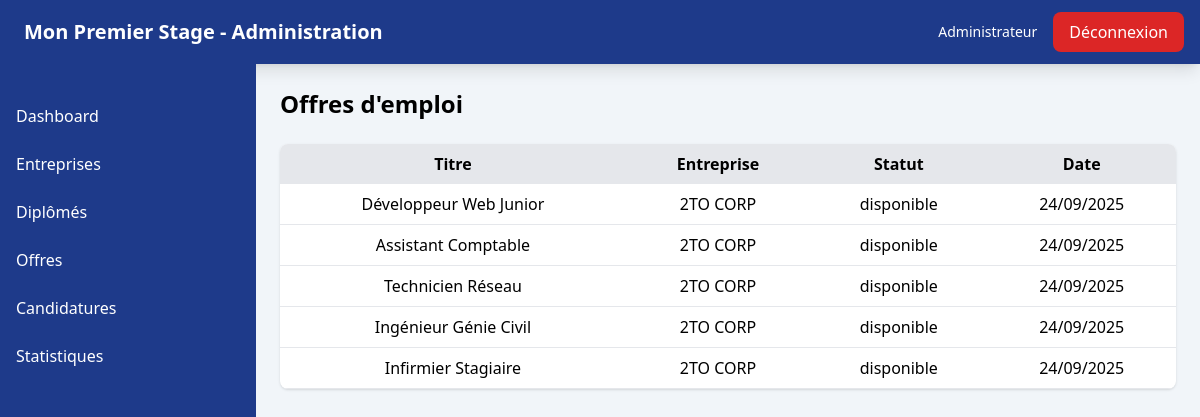
The page /administrateur/listeoffre/ on the database as committed earlier.
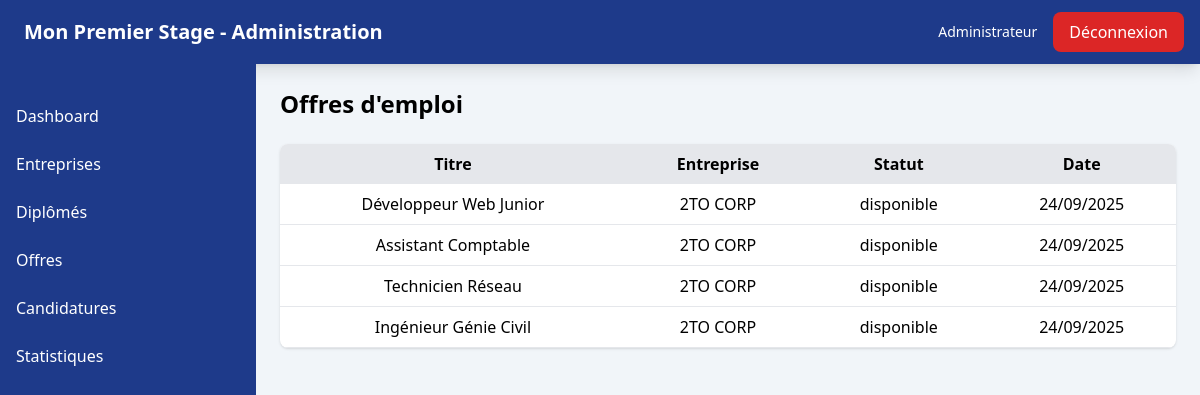
The same page on the database as committed later.
### app_premier_stage/models.py (models this page shows, shortened)
class OffreEmploi(models.Model):
    id_offre = models.UUIDField(primary_key=True, default=uuid.uuid4, editable=False)
    user = models.ForeignKey(
        settings.AUTH_USER_MODEL,
        on_delete=models.CASCADE,
        related_name="offres_entreprise",
        default=""
    )
    entreprise = models.ForeignKey(Entreprise, on_delete=models.CASCADE, related_name="offres")
    titre_poste = models.CharField(max_length=30, default="")
    domaine_poste = models.CharField(max_length=100,default="")
    description_offre = models.TextField(max_length=1000,default="",null=True, blank=True)
    type_offre = models.CharField(max_length=150,default="")
    type_contrat = models.CharField(max_length=150,default="",null=True, blank=True)
    competence_requis = models.CharField(max_length=250,default="",null=True, blank=True)
    duree_contrat = models.CharField(max_length=20,default="",null=True, blank=True)
    date_debut_offre = models.DateField()
    remuneration_offre = models.CharField(max_length=10,default="",null=True, blank=True)
    mission_offre = models.CharField(max_length=300,default="",null=True, blank=True)
    localisation_offre = models.CharField(max_length=100, default="")
    statut_offre = models.CharField(max_length=20,default="disponible")
    date_fin_candidature = models.DateField()
    created_at = models.DateTimeField(auto_now_add=True)

class Entreprise(models.Model):
    id_entreprise = models.UUIDField(primary_key=True, default=uuid.uuid4, editable=False)
    user = models.OneToOneField(
        settings.AUTH_USER_MODEL,
        on_delete=models.CASCADE,
        related_name="profil_entreprise"
    )
    nom_entreprise = models.CharField(max_length=30, default="")
    domaine_expertise = models.CharField(max_length=100, default="")
    telephone_entreprise = models.CharField(max_length=15,default="")
    email_entreprise = models.EmailField(default="")
    nombre_employe = models.CharField(max_length=20,default="",null=True, blank=True)
    site_entreprise = models.URLField(default="",null=True, blank=True)
    validation_entreprise = models.BooleanField(default=False)
    localisation_entreprise = models.CharField(max_length=30, default="")
    description_entreprise = models.CharField(max_length=100,default="",null=True, blank=True)
    created_at = models.DateTimeField(auto_now_add=True)

### app_premier_stage/views.py (the view)
# urls.py: path("administrateur/listeoffre/",views.ListeOffre,name="liste_offres"),
def ListeOffre(request):
    offres = OffreEmploi.objects.all()
    context = {
        "offres":offres
    }
    return render(request,"admin/liste_offres.html",context)

### app_premier_stage/templates/admin/liste_offres.html (shortened to what this page needs)
{% extends "admin/base_admin.html" %}
{% block content %}
<h1 class="text-2xl font-bold mb-6">Offres d'emploi</h1>
<table class="w-full bg-white shadow rounded-lg overflow-hidden">
  <thead class="bg-gray-200">
    <tr>
      <th class="px-4 py-2">Titre</th>
      <th class="px-4 py-2">Entreprise</th>
      <th class="px-4 py-2">Statut</th>
      <th class="px-4 py-2">Date</th>
    </tr>
  </thead>
  <tbody>
    {% for offre in offres %}
    <tr class="border-b">
      <td class="text-center px-4 py-2">{{ offre.titre_poste }}</td>
      <td class="text-center px-4 py-2">{{ offre.entreprise.nom_entreprise }}</td>
      <td class="text-center px-4 py-2">{{ offre.statut_offre }}</td>
      <td class="text-center px-4 py-2">{{ offre.created_at|date:"d/m/Y" }}</td>
    </tr>
    {% endfor %}
  </tbody>
</table>
{% endblock %}

Rows that differ between the two databases and show on the page:
removed OffreEmploi: titre_poste "Infirmier Stagiaire", entreprise.nom_entreprise "2TO CORP", statut_offre "disponible", created_at "24/09/2025"
